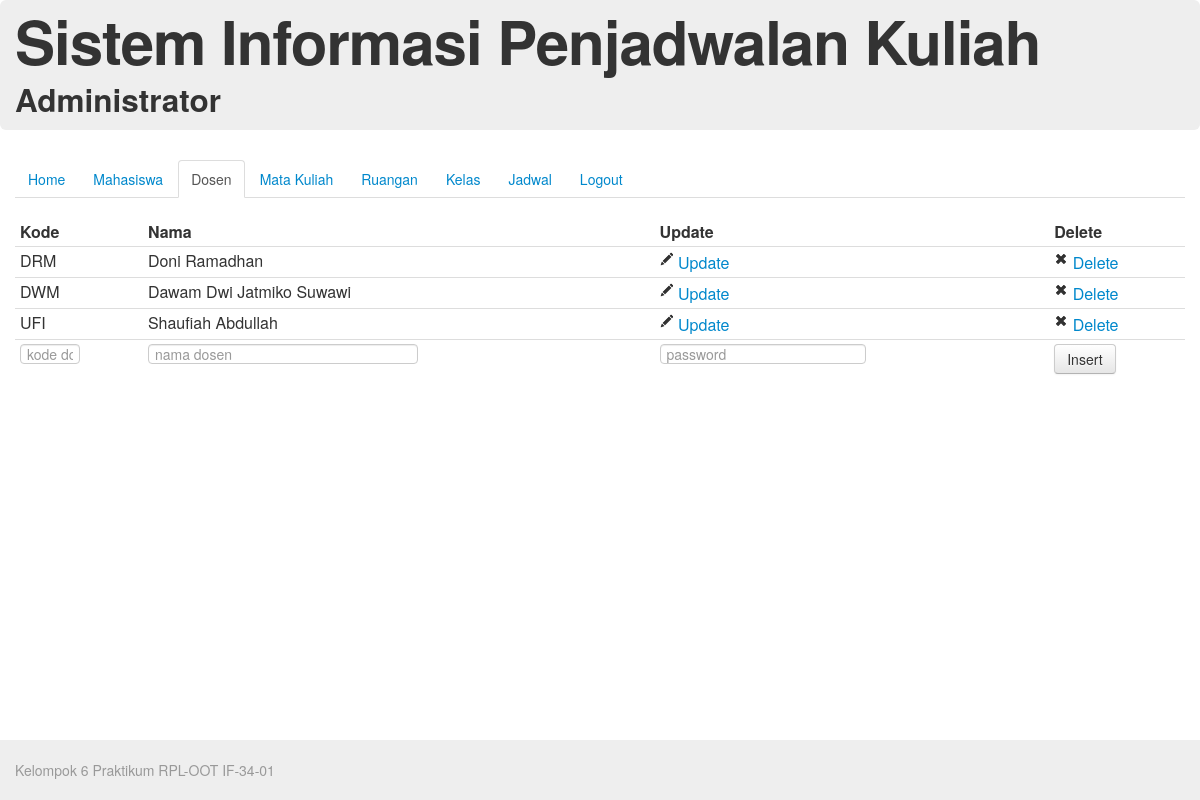
/source/index.php/adminController/viewDosen, run on the app's committed database.
### tables this page shows
CREATE TABLE IF NOT EXISTS `dosen` (
  `kode_dosen` varchar(3) NOT NULL,
  `nama_dosen` varchar(30) NOT NULL,
  `password` varchar(32) NOT NULL,
  PRIMARY KEY (`kode_dosen`)
);

### source/application/controllers/adminController.php (called while the page is built, shortened)
<?php if ( ! defined('BASEPATH')) exit('No direct script access allowed');
class AdminController extends CI_Controller {
	function viewDosen($message = -1, $messageData=""){
		$data['active'] = "dosen";
		$this->load->model('dosen');
		$data['dosen'] = $this->dosen->get_all();
		$data['messageData'] = $messageData;
		$this->load->view('header');
		$this->load->view('admin/menu',$data);
		$this->load->view('admin/tabelDosen',$data);
		$this->load->view('footer');
	}
}

### source/index.php (called while the page is built, shortened)
<?php
require_once BASEPATH.'core/CodeIgniter.php';

### source/application/models/dosen.php (called while the page is built, shortened)
<?php
class Dosen extends CI_Model{
	function get_all(){
		$query = $this->db->get('dosen');
		return $query->result();
	}
} ?>

### source/application/views/admin/tabelDosen.php (the view)
<div id="content">
	<table class="table table-hover table-condensed">
		<thead>
			<tr>
				<th>Kode</th>
				<th>Nama</th>
				<th>Update</th>
				<th>Delete</th>
			</tr>
		</thead>
		<tbody>
			<?php foreach ($dosen as $dsn){
				echo "<tr><td>". $dsn->kode_dosen;
				echo "</td><td>". $dsn->nama_dosen;
				echo "</td><td>";
				echo "<a href='". base_url() ."index.php/adminController/formUpdateDosen/". $dsn->kode_dosen ."' title='Update'><i class='icon-pencil'></i> Update</a></td><td>";
				echo "<a href='". base_url() ."index.php/adminController/deleteDosen/". $dsn->kode_dosen ."' title='Delete'><i class='icon-remove'></i> Delete</a>";
				echo "</td></tr>";
			}
			?>
		</tbody>
		<tfoot>
			<form action="<?php echo base_url(); ?>index.php/adminController/insertDosen" method="POST">
				<tr>
					<td><input class="input-mini" type="text" name="kode_dosen" placeholder="kode dosen" maxlength="3"></td>
					<td><input class="input-xlarge" type="text" name="nama_dosen" placeholder="nama dosen" maxlength="30"></td>
					<td><input type="password" name="password" placeholder="password" maxlength="20"></td>
					<td><input class="btn" type="submit" value="Insert"></td>
				</tr>
			</form>
		</tfoot>
	</table>
</div>

### data on the page
dosen: kode_dosen "DRM", nama_dosen "Doni Ramadhan"
dosen: kode_dosen "DWM", nama_dosen "Dawam Dwi Jatmiko Suwawi"
dosen: kode_dosen "UFI", nama_dosen "Shaufiah Abdullah"
